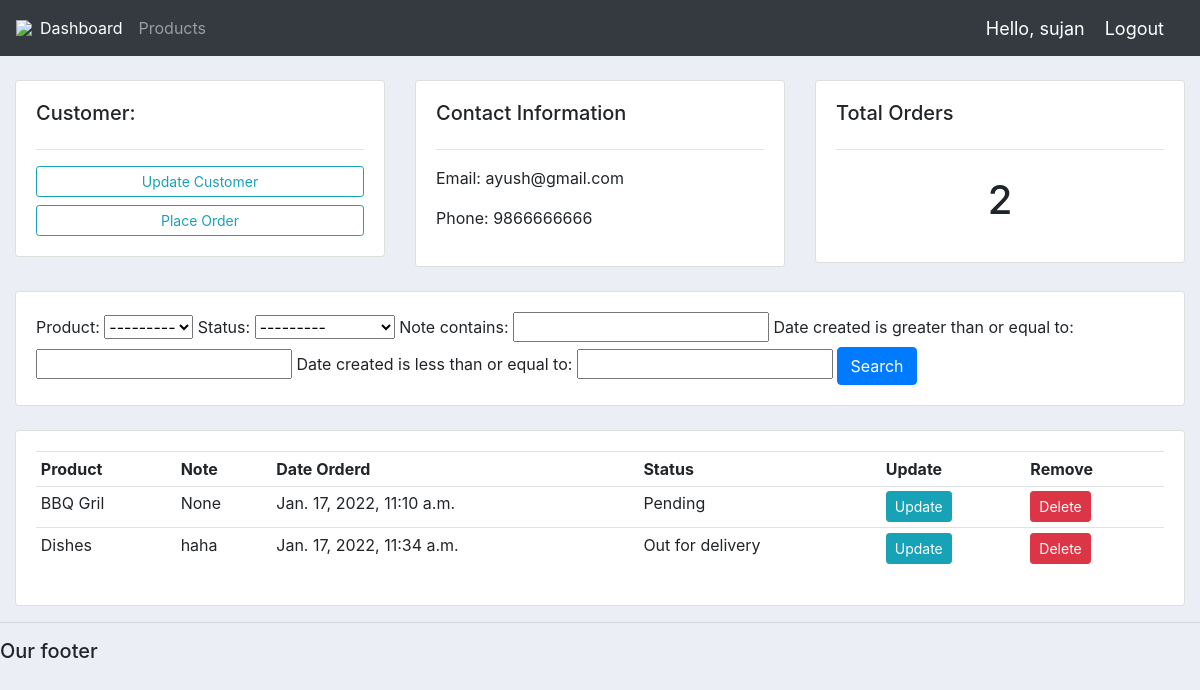
/customer/1/ (signed in), run on an earlier commit of the app's database.
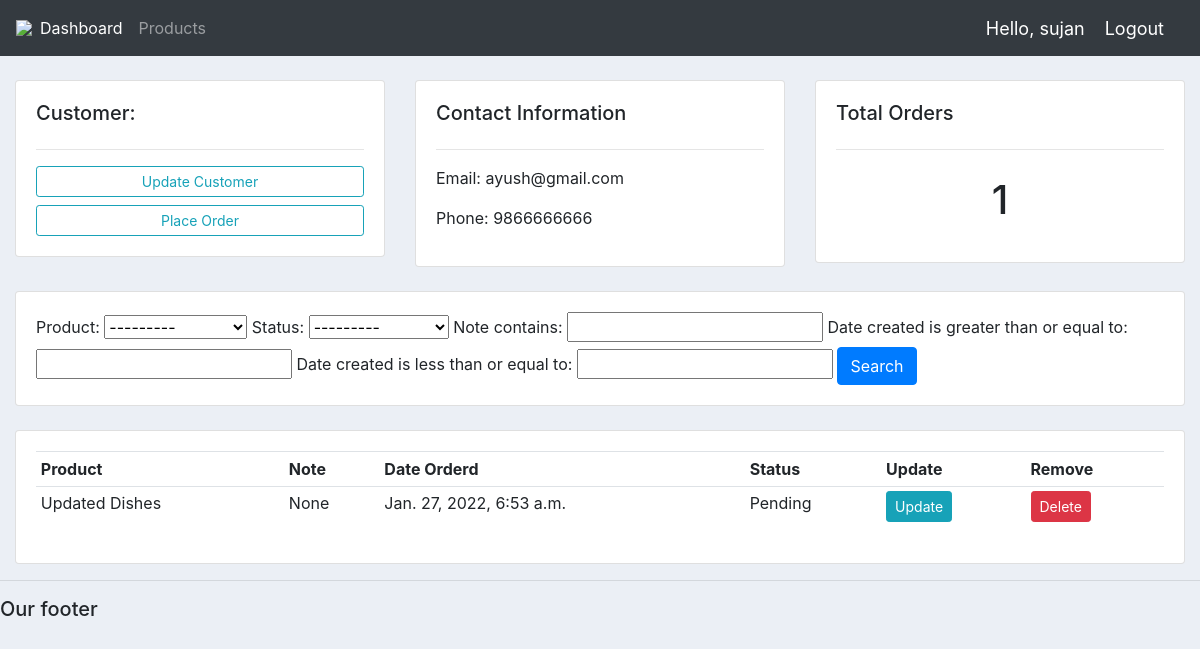
And on a later commit of the database.
### accounts/models.py (models this page shows, shortened)
class Customer(models.Model):
	user = models.OneToOneField(User, null=True, blank=True, on_delete=models.CASCADE) #one to one relationship
	name = models.CharField(max_length=200, null=True) # CASCADE le chai user delete vayo vane customer sangako relation delete garxa
	phone = models.CharField(max_length=200, null=True)
	email = models.CharField(max_length=200, null=True)
	profile_pic = models.ImageField(default="profile1.png", null=True, blank=True)
	date_created = models.DateTimeField(auto_now_add=True, null=True)

class Order(models.Model):
	STATUS = (
			('Pending', 'Pending'),
			('Out for delivery', 'Out for delivery'),
			('Delivered', 'Delivered'),
			)
	customer = models.ForeignKey(Customer, null=True, on_delete= models.SET_NULL) #customer delete vayo vane pani order chai db bata delete nahos
	product = models.ForeignKey(Product, null=True, on_delete= models.SET_NULL) #every time manually type garna naparos vanera
	date_created = models.DateTimeField(auto_now_add=True, null=True)
	status = models.CharField(max_length=200, null=True, choices=STATUS)
	note = models.CharField(max_length=1000, null=True)

class Product(models.Model):
	CATEGORY = (
			('Indoor', 'Indoor'),
			('Out Door', 'Out Door'),
			)
	name = models.CharField(max_length=200, null=True)
	price = models.FloatField(null=True)
	category = models.CharField(max_length=200, null=True, choices=CATEGORY)
	description = models.CharField(max_length=200, null=True, blank=True)
	date_created = models.DateTimeField(auto_now_add=True, null=True)
	tags = models.ManyToManyField(Tag)
	def __str__(self):
		return self.name

### accounts/decorators.py (the view)
		def wrapper_func(request, *args, **kwargs):
			group = None
			if request.user.groups.exists(): #check user group
				group = request.user.groups.all()[0].name #group admin customer
			if group in allowed_roles:
				return view_func(request, *args, **kwargs)
			else:
				return HttpResponse('You are not authorized to view this page')

### accounts/views.py (called while the page is built)
@login_required(login_url='login')
@allowed_users(allowed_roles=['admin'])
def customer(request, pk_test):
    customer = Customer.objects.get(id=pk_test)
    orders = customer.order_set.all()
    order_count = orders.count()
    myFilter = OrderFilter(request.GET, queryset=orders) #pahila orders query garxa ani request(get) anusar filter garxa
    orders = myFilter.qs
    context = {'customer': customer, 'orders': orders, 'order_count': order_count,
               'myFilter': myFilter} # pass them into the templates or contex dictionaries
    return render(request, 'accounts/customer.html', context)

### accounts/templates/accounts/customer.html
{%  extends 'accounts/main.html' %}
{% block content %}
	<br>
<div class="row">
	<div class="col-md">
		<div class="card card-body">
			<h5>Customer:</h5>
			<hr>
			<a class="btn btn-outline-info  btn-sm btn-block" href="">Update Customer</a>
			<a class="btn btn-outline-info  btn-sm btn-block" href="{% url 'create_order' customer.id %}">Place Order</a>
		</div>
	</div>
	<div class="col-md">
		<div class="card card-body">
			<h5>Contact Information</h5>
			<hr>
			<p>Email: {{customer.email}}</p>
			<p>Phone: {{customer.phone}}</p>
		</div>
	</div>
	<div class="col-md">
		<div class="card card-body">
			<h5>Total Orders</h5>
			<hr>
			<h1 style="text-align: center;padding: 10px">{{order_count}}</h1>
		</div>
	</div>
</div>
<br>
<div class="row">
	<div class="col">
		<div class="card card-body">
			<form method="get">
				{{myFilter.form}}
		    <button class="btn btn-primary" type="submit">Search</button>
		  </form>
		</div>
	</div>
</div>
<br>
<div class="row">
	<div class="col-md">
		<div class="card card-body">
			<table class="table table-sm">
				<tr>
					<th>Product</th>
					<th>Note</th>
					<th>Date Orderd</th>
					<th>Status</th>
					<th>Update</th>
					<th>Remove</th>
				</tr>
				{% for order in orders %}
				<tr>
					<td>{{order.product}}</td>
					<td>{{order.note}}</td>
					<td>{{order.date_created}}</td>
					<td>{{order.status}}</td>
					<td><a class="btn btn-sm btn-info" href="{% url 'update_order' order.id %}">Update</a></td>
					<td><a class="btn btn-sm btn-danger" href="{% url 'delete_order' order.id %}">Delete</a></td>
				</tr>
				{% endfor %}
			</table>
		</div>
	</div>
</div>
{% endblock %}

### accounts/templates/accounts/main.html (shortened to what this page needs)
{% load static %}
<!DOCTYPE html>
<html>
<head>
	<link rel="stylesheet" href="https://stackpath.bootstrapcdn.com/bootstrap/4.3.1/css/bootstrap.min.css">
	<link rel="stylesheet" type="text/css" href="{% static '/css/main.css' %}">
</head>
<body>
	{%  include 'accounts/navbar.html' %}
	<div class="container-fluid">
	{% block content %}
	{% endblock %}
    </div>
	<hr>
	<h5>Our footer</h5>
</body>
</html>

### accounts/templates/accounts/navbar.html (shortened to what this page needs)
{% load static %}
<nav class="navbar navbar-expand-lg navbar-dark bg-dark">
  <img src="{% static 'images/logo.jpg' %}" />
  <div class="collapse navbar-collapse" id="navbarNav">
    <ul class="navbar-nav">
      {% if request.user.is_staff %}
      <li class="nav-item active">
        <a class="nav-link" href="{% url 'home' %}">Dashboard</a>
      </li>
      <li class="nav-item">
        <a class="nav-link" href="{% url 'products' %}">Products</a>
      </li>
      {% else %}
      <li class="nav-item">
        <a class="nav-link" href="{% url 'account' %}">Settings</a>
      </li>
      {% endif %}
    </ul>
  </div>
  <span class="hello-msg">Hello, {{request.user}}</span>
  <span><a class="hello-msg" href="{% url 'logout' %}">Logout</a></span>
</nav>

### static/css/main.css (style rules this page uses)
body { background-color: #ebeff5; }

### accounts/templates/accounts/navbar.html (style rules this page uses)
.hello-msg { font-size: 18px; color: #fff; margin-right: 20px; }

What changed in the data, as far as the page shows it:
removed Order: product "BBQ Gril", note "None", date_created "Jan. 17, 2022, 11:10 a.m.", status "Pending"
removed Order: product "Dishes", note "haha", date_created "Jan. 17, 2022, 11:34 a.m.", status "Out for delivery"
added Order: product "Updated Dishes", note "None", date_created "Jan. 27, 2022, 6:53 a.m.", status "Pending"
Also different on the page:
{{ order_count }}: "2" → "1"
